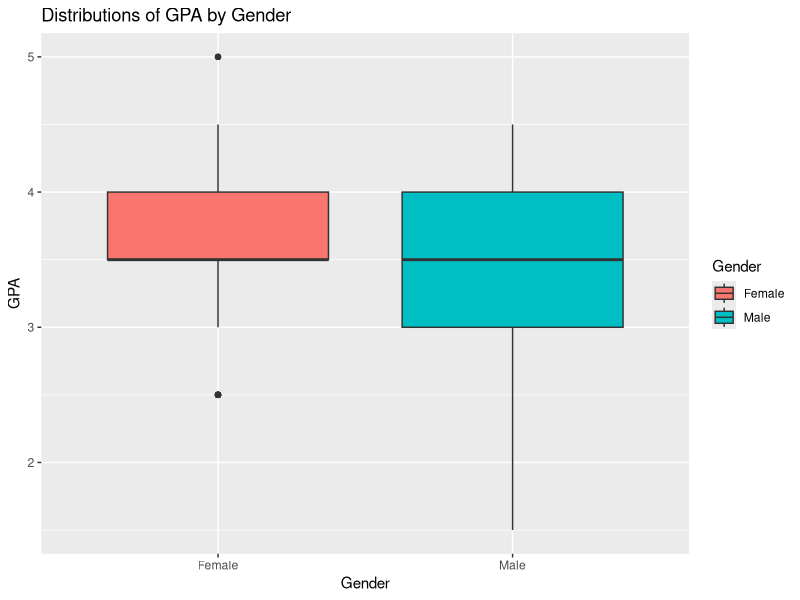
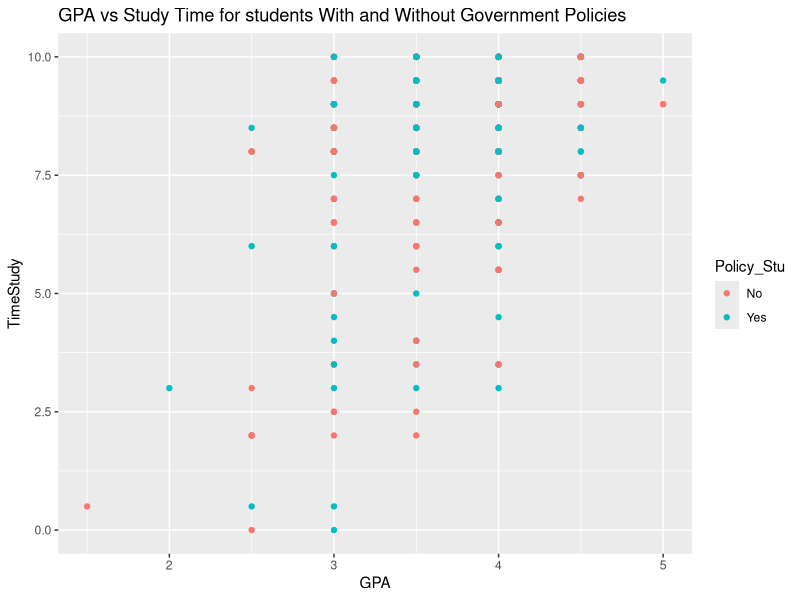
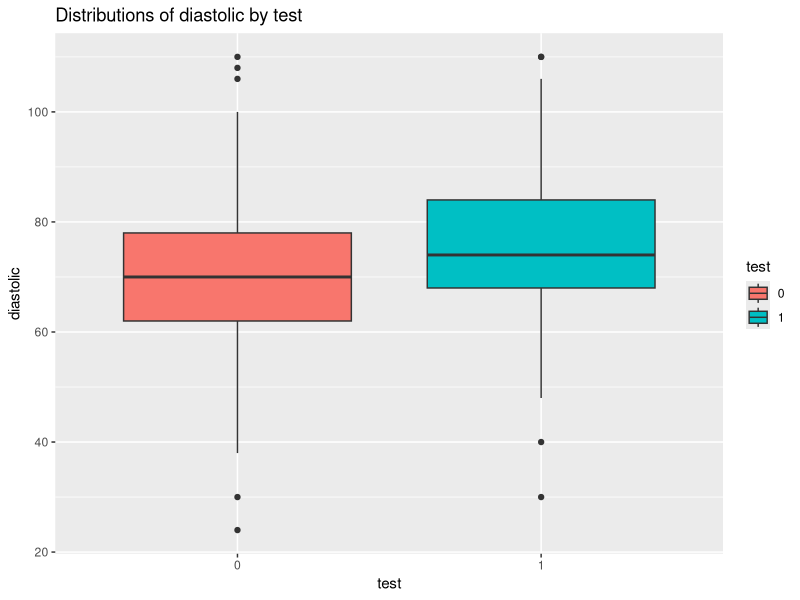

Write R code to recreate these figures, in order.
## ---- chunk 1
knitr::opts_chunk$set(echo = TRUE)
## ---- chunk 2
library(ggplot2)
## ---- chunk 3
# read in the dataset and check the categorical data
StudendData <- read.csv('StudentData.csv')
str(StudendData)
## ---- chunk 4
# convert categorical data into factors
StudendData$Gender <- as.factor(StudendData$Gender)
StudendData$Policy_Stu <- as.factor(StudendData$Policy_Stu)
StudendData$Poor_Stu <- as.factor(StudendData$Poor_Stu)
str(StudendData)
## ---- chunk 5
# Boxplot of GPA by gender
ggplot(StudendData, aes(x = Gender, y = GPA, fill = Gender)) + geom_boxplot() +
  labs(x = "Gender", y = "GPA", title = "Distributions of GPA by Gender")
## ---- chunk 6
# scatterplot of GPA vs Study Time for students based on Policy_Stu
ggplot(StudendData, aes(x = GPA, y = TimeStudy, colour = Policy_Stu)) + geom_point() +
  labs(x = "GPA", y = "TimeStudy", title = "GPA vs Study Time for students With and Without Government Policies")
## ---- chunk 7
Model_1 <- lm(GPA ~ ., data = StudendData)
summary(Model_1)
## ---- chunk 8
round(confint(Model_1, level = 0.95)[c(5,6),],4)
## ---- chunk 9
GPA_Predict <- 1.8440 - 0.1120 * 0 + 0.0145 * 1 + 
  0.0364 * 1 + 0.14454 * 3 + 0.0177 * 1 + 0.0683 * 2 + 0.1281 * 8.5
print(paste("Predicted GPA:", round(GPA_Predict,4)))
## ---- chunk 10
summary(Model_1)
## ---- chunk 11
Model_2 <- lm(GPA ~ . + (Gender:TimeSocial) + (Policy_Stu:TimeStudy), data = StudendData)
summary(Model_2)
## ---- chunk 12
mse1 <- mean(resid(Model_1)^2)
mse2 <- mean(resid(Model_2)^2)
print(paste("MSE of Model1:", round(mse1,4)))
print(paste("MSE of Model2:", round(mse2,4)))
## ---- chunk 13
print(paste("R-square of Model1:", round(summary(Model_1)$r.square,4)))
print(paste("R-square of Model2:", round(summary(Model_2)$r.square,4)))
## ---- chunk 14
# read in the dataset and check the categorical data
Pima <- read.csv('pima.csv')
str(Pima)
## ---- chunk 15
# convert categorical data into factors
Pima$test <- as.factor(Pima$test)
str(Pima)
## ---- chunk 16
ggplot(Pima, aes(x = test, y = diastolic, fill = test)) + geom_boxplot() +
  labs(x = "test", y = "diastolic", title = "Distributions of diastolic by test")
## ---- chunk 17
Model_Pima <- glm(test ~ ., data = Pima, family = binomial)
summary(Model_Pima)
## ---- chunk 18
# using the R formula:
# creating a new observation
new_obs <- data.frame(pregnant = 3, glucose = 120, diastolic = 60, 
                      triceps = 35, insulin = 76, bmi = 30, diabetes = 0.4, 
                      age = 32)
# predict function
Predictions <- predict(Model_Pima, new_obs, type = 'response')
print(paste("Prediction using predict()):", round(Predictions,4)))
## ---- chunk 19
# manual calculation
p <- exp(-9.677562 + 0.121235 * 3 + 0.037439 * 120 - 0.009316 * 60 +
           0.006341 * 35 - 0.001053 * 76 + 0.085992 * 30 +
           1.335764 * 0.4 + 0.026430 * 32)/(1 + exp(-9.677562 + 0.121235 * 3 +
                                                      0.037439 * 120 - 0.009316 * 60 +
                                                      0.006341 * 35 - 0.001053 * 76 +
                                                      0.085992 * 30 + 1.335764 * 0.4 +
                                                      0.026430 * 32))
print(paste("Prediction using manual calculation:", round(p, 4)))
## ---- chunk 20
#confusion matrix
Predictions_2 <- predict(Model_Pima, newdata = Pima)
table(as.numeric(Predictions_2 > 0.3), Pima$test)

print(paste("classification error:", (84+29)/(326+84+29+93)))
## ---- chunk 21
# data split
train <- Pima[1:300,]
validation <- Pima[301:nrow(Pima),]
## ---- chunk 22
Model_Pima_2 <- glm(test ~ pregnant + glucose + bmi + diabetes + age, 
                    data = train, family = binomial)
summary(Model_Pima_2)
## ---- chunk 23
# confusion matrix
predictions_3 <- predict(Model_Pima_2, validation, type="response")
table(as.numeric(predictions_3 > 0.5), validation$test)
## ---- chunk 24
# manual calculation of classification error
print(paste("classification error:", (18+17)/(146+18+17+51)))
## ---- chunk 25
# full model
Full_Model <- glm(test ~ ., data = train, family = binomial)
# confusion matrix
predictions_4 <- predict(Full_Model, validation, type="response")
table(as.numeric(predictions_4 > 0.5), validation$test)
#accuracy scores
accuracy_full <- (146+49)/(146+20+17+49)
accuracy_reduced <- (146+51)/(146+18+17+51)
print(paste("Full Model prediction accuracy:", accuracy_full))
print(paste("Reduced Model prediction accuracy:", accuracy_reduced))
## ---- chunk 26
Selected_Model <- glm(test ~ pregnant + glucose + bmi + diabetes + age, 
                      data = Pima, family = binomial)
summary(Selected_Model)
## ---- chunk 27
odds <- round(exp(0.0851*(40-30)),4)
print(paste("Computed odds:", odds))
